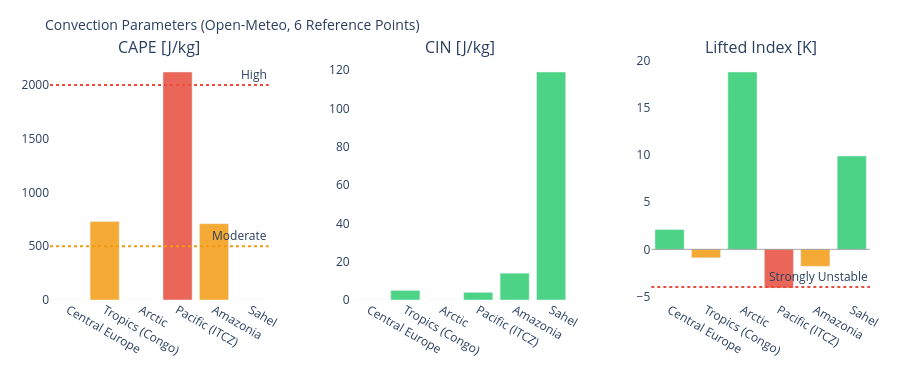

Notebook code for this chart:
### Markdown cell above
---
## 3. Visualizations

### Code cell
# ============================================================
# CAPE / CIN / LIFTED INDEX – Convection potential
# ============================================================

if not df_atm.empty:
    fig = make_subplots(
        rows=1, cols=3,
        subplot_titles=['CAPE [J/kg]', 'CIN [J/kg]', 'Lifted Index [K]'],
        horizontal_spacing=0.1
    )
    pts = df_atm['point'].tolist()
    pt_colors = ['#E85D24','#185FA5','#888780','#378ADD','#639922','#F2A623']

    # CAPE – höher = mehr Gewitterpotential
    cape_vals = df_atm['cape'].fillna(0).tolist()
    cape_colors = ['#e74c3c' if v > 2000 else '#f39c12' if v > 500 else '#2ecc71'
                   for v in cape_vals]
    fig.add_trace(go.Bar(x=pts, y=cape_vals, marker_color=cape_colors,
                         opacity=0.85, showlegend=False), row=1, col=1)
    fig.add_hline(y=2000, line_dash='dot', line_color='#e74c3c',
                  annotation_text='High', row=1, col=1)
    fig.add_hline(y=500,  line_dash='dot', line_color='#f39c12',
                  annotation_text='Moderate', row=1, col=1)

    # CIN – negativer = stärker gedeckelt (weniger Auslöse)
    cin_vals = df_atm['cin'].fillna(0).tolist()
    cin_colors = ['#e74c3c' if v < -200 else '#f39c12' if v < -50 else '#2ecc71'
                  for v in cin_vals]
    fig.add_trace(go.Bar(x=pts, y=cin_vals, marker_color=cin_colors,
                         opacity=0.85, showlegend=False), row=1, col=2)

    # Lifted Index – negativ = instabil
    li_vals = df_atm['li'].fillna(0).tolist()
    li_colors = ['#e74c3c' if v < -4 else '#f39c12' if v < 0 else '#2ecc71'
                 for v in li_vals]
    fig.add_trace(go.Bar(x=pts, y=li_vals, marker_color=li_colors,
                         opacity=0.85, showlegend=False), row=1, col=3)
    fig.add_hline(y=0, line_color='gray', line_width=0.7, row=1, col=3)
    fig.add_hline(y=-4, line_dash='dot', line_color='#e74c3c',
                  annotation_text='Strongly Unstable', row=1, col=3)

    fig.update_layout(
        title=dict(text='Convection Parameters (Open-Meteo, 6 Reference Points)', font=dict(size=14)),
        height=380, plot_bgcolor='rgba(0,0,0,0)', paper_bgcolor='rgba(0,0,0,0)',
        margin=dict(l=50, r=30, t=60, b=80)
    )
    fig.update_xaxes(tickangle=30)
    fig.show()

### Figure 1 — Plotly figure (JSON) as saved in the notebook; plotly's stock layout.template omitted (floating-point values rounded to 4 significant figures)
{"data": [{"marker": {"color": ["#2ecc71", "#f39c12", "#2ecc71", "#e74c3c", "#f39c12", "#2ecc71"]}, "opacity": 0.85, "showlegend": false, "type": "bar", "x": ["Central Europe", "Tropics (Congo)", "Arctic", "Pacific (ITCZ)", "Amazonia", "Sahel"], "xaxis": "x", "y": [0.0, 730.0, 0.0, 2120.0, 710.0, 0.0], "yaxis": "y"}, {"marker": {"color": ["#2ecc71", "#2ecc71", "#2ecc71", "#2ecc71", "#2ecc71", "#2ecc71"]}, "opacity": 0.85, "showlegend": false, "type": "bar", "x": ["Central Europe", "Tropics (Congo)", "Arctic", "Pacific (ITCZ)", "Amazonia", "Sahel"], "xaxis": "x2", "y": [0.0, 5.0, 0.0, 4.0, 14.0, 119.0], "yaxis": "y2"}, {"marker": {"color": ["#2ecc71", "#f39c12", "#2ecc71", "#e74c3c", "#f39c12", "#2ecc71"]}, "opacity": 0.85, "showlegend": false, "type": "bar", "x": ["Central Europe", "Tropics (Congo)", "Arctic", "Pacific (ITCZ)", "Amazonia", "Sahel"], "xaxis": "x3", "y": [2.1, -0.9, 18.8, -4.1, -1.8, 9.9], "yaxis": "y3"}], "layout": {"annotations": [{"font": {"size": 16}, "showarrow": false, "text": "CAPE [J/kg]", "x": 0.1333, "xanchor": "center", "xref": "paper", "y": 1.0, "yanchor": "bottom", "yref": "paper"}, {"font": {"size": 16}, "showarrow": false, "text": "CIN [J/kg]", "x": 0.5, "xanchor": "center", "xref": "paper", "y": 1.0, "yanchor": "bottom", "yref": "paper"}, {"font": {"size": 16}, "showarrow": false, "text": "Lifted Index [K]", "x": 0.8667, "xanchor": "center", "xref": "paper", "y": 1.0, "yanchor": "bottom", "yref": "paper"}, {"showarrow": false, "text": "High", "x": 1, "xanchor": "right", "xref": "x domain", "y": 2000, "yanchor": "bottom", "yref": "y"}, {"showarrow": false, "text": "Moderate", "x": 1, "xanchor": "right", "xref": "x domain", "y": 500, "yanchor": "bottom", "yref": "y"}, {"showarrow": false, "text": "Strongly Unstable", "x": 1, "xanchor": "right", "xref": "x3 domain", "y": -4, "yanchor": "bottom", "yref": "y3"}], "height": 380, "margin": {"b": 80, "l": 50, "r": 30, "t": 60}, "paper_bgcolor": "rgba(0,0,0,0)", "plot_bgcolor": "rgba(0,0,0,0)", "shapes": [{"line": {"color": "#e74c3c", "dash": "dot"}, "type": "line", "x0": 0, "x1": 1, "xref": "x domain", "y0": 2000, "y1": 2000, "yref": "y"}, {"line": {"color": "#f39c12", "dash": "dot"}, "type": "line", "x0": 0, "x1": 1, "xref": "x domain", "y0": 500, "y1": 500, "yref": "y"}, {"line": {"color": "gray", "width": 0.7}, "type": "line", "x0": 0, "x1": 1, "xref": "x3 domain", "y0": 0, "y1": 0, "yref": "y3"}, {"line": {"color": "#e74c3c", "dash": "dot"}, "type": "line", "x0": 0, "x1": 1, "xref": "x3 domain", "y0": -4, "y1": -4, "yref": "y3"}], "title": {"font": {"size": 14}, "text": "Convection Parameters (Open-Meteo, 6 Reference Points)"}, "xaxis": {"anchor": "y", "domain": [0.0, 0.2667], "tickangle": 30}, "xaxis2": {"anchor": "y2", "domain": [0.3667, 0.6333], "tickangle": 30}, "xaxis3": {"anchor": "y3", "domain": [0.7333, 1.0], "tickangle": 30}, "yaxis": {"anchor": "x", "domain": [0.0, 1.0]}, "yaxis2": {"anchor": "x2", "domain": [0.0, 1.0]}, "yaxis3": {"anchor": "x3", "domain": [0.0, 1.0]}}}
